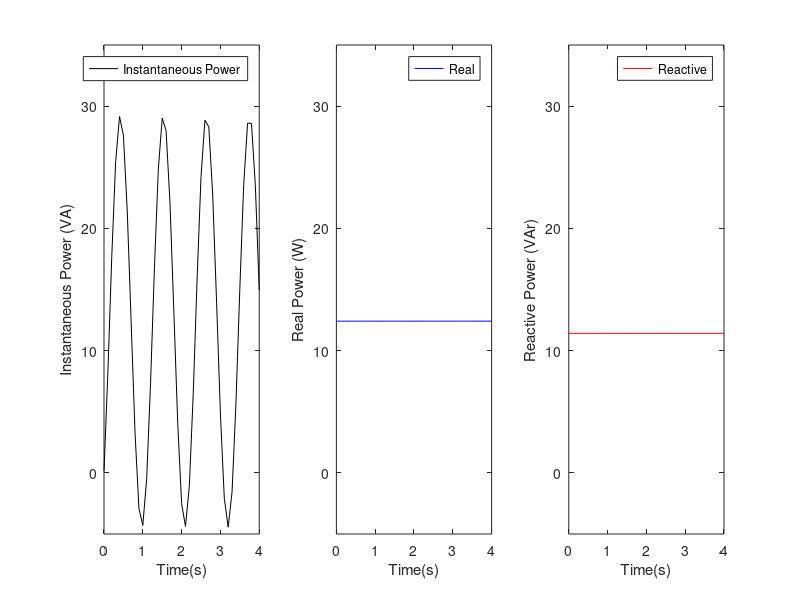

MATLAB code for this plot:
x1= (0:.1:4);

y1=15.19*1.11*cos(deg2rad(42.6))-15.19*1.11*cos(120*x1+deg2rad(-43.3));
y2=15.19*1.11*cos(deg2rad(42.6))+0*x1;
y3=15.19*1.11*sin(deg2rad(42.6))+0*x1;

subplot(1,3,1)
plot(x1,y1,'k')
legend('Instantaneous Power')
xlabel('Time(s)')
ylabel('Instantaneous Power (VA)')
ylim([-5 35])

subplot(1,3,2)
plot(x1,y2,'b')
legend('Real')
xlabel('Time(s)')
ylabel('Real Power (W)')
ylim([-5 35])

subplot(1,3,3)
plot(x1,y3,'r')
legend('Reactive')
xlabel('Time(s)')
ylabel('Reactive Power (VAr)')
ylim([-5 35])